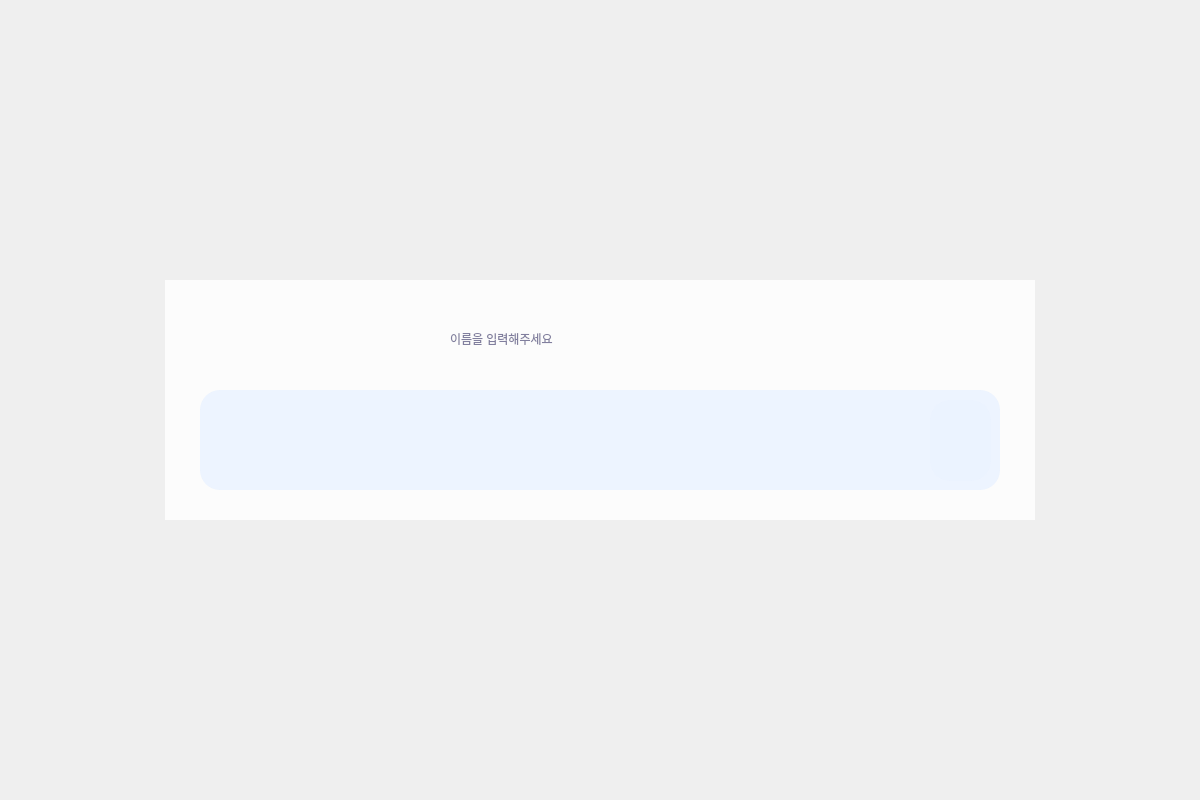
<?xml version="1.0" encoding="UTF-8"?>
<ui version="4.0">
 <class>MainWindow</class>
 <widget class="QMainWindow" name="MainWindow">
  <property name="geometry">
   <rect>
    <x>0</x>
    <y>0</y>
    <width>1200</width>
    <height>800</height>
   </rect>
  </property>
  <property name="windowTitle">
   <string>sin1</string>
  </property>
  <widget class="QWidget" name="centralwidget">
   <widget class="QPushButton" name="next1">
    <property name="geometry">
     <rect>
      <x>930</x>
      <y>400</y>
      <width>61</width>
      <height>81</height>
     </rect>
    </property>
    <property name="autoFillBackground">
     <bool>false</bool>
    </property>
    <property name="styleSheet">
     <string notr="true">background-color:rgb(234, 242, 255,200);
border-radius:20px;</string>
    </property>
    <property name="text">
     <string/>
    </property>
    <property name="icon">
     <iconset>
      <normaloff>안뇽이.png</normaloff>안뇽이.png</iconset>
    </property>
    <property name="iconSize">
     <size>
      <width>88</width>
      <height>88</height>
     </size>
    </property>
   </widget>
   <widget class="QLabel" name="label">
    <property name="geometry">
     <rect>
      <x>0</x>
      <y>0</y>
      <width>1200</width>
      <height>800</height>
     </rect>
    </property>
    <property name="text">
     <string/>
    </property>
    <property name="pixmap">
     <pixmap>정문 배경.png</pixmap>
    </property>
    <property name="scaledContents">
     <bool>true</bool>
    </property>
   </widget>
   <widget class="QLineEdit" name="lineEdit">
    <property name="geometry">
     <rect>
      <x>200</x>
      <y>390</y>
      <width>800</width>
      <height>100</height>
     </rect>
    </property>
    <property name="styleSheet">
     <string notr="true">border-radius:20px;
background-color:rgb(234, 242, 255,220)</string>
    </property>
   </widget>
   <widget class="QWidget" name="widget" native="true">
    <property name="geometry">
     <rect>
      <x>165</x>
      <y>280</y>
      <width>870</width>
      <height>240</height>
     </rect>
    </property>
    <property name="styleSheet">
     <string notr="true">background-color:rgb(255, 255, 255,200);
</string>
    </property>
   </widget>
   <widget class="QLabel" name="label_2">
    <property name="geometry">
     <rect>
      <x>450</x>
      <y>309</y>
      <width>300</width>
      <height>60</height>
     </rect>
    </property>
    <property name="styleSheet">
     <string notr="true">color:rgb(129, 127, 158);
font: 35pt &quot;HY얕은샘물M&quot;;
border-bottom-right-radius: 30px</string>
    </property>
    <property name="text">
     <string>이름을 입력해주세요</string>
    </property>
   </widget>
   <zorder>label</zorder>
   <zorder>widget</zorder>
   <zorder>lineEdit</zorder>
   <zorder>next1</zorder>
   <zorder>label_2</zorder>
  </widget>
 </widget>
 <resources/>
 <connections/>
</ui>
